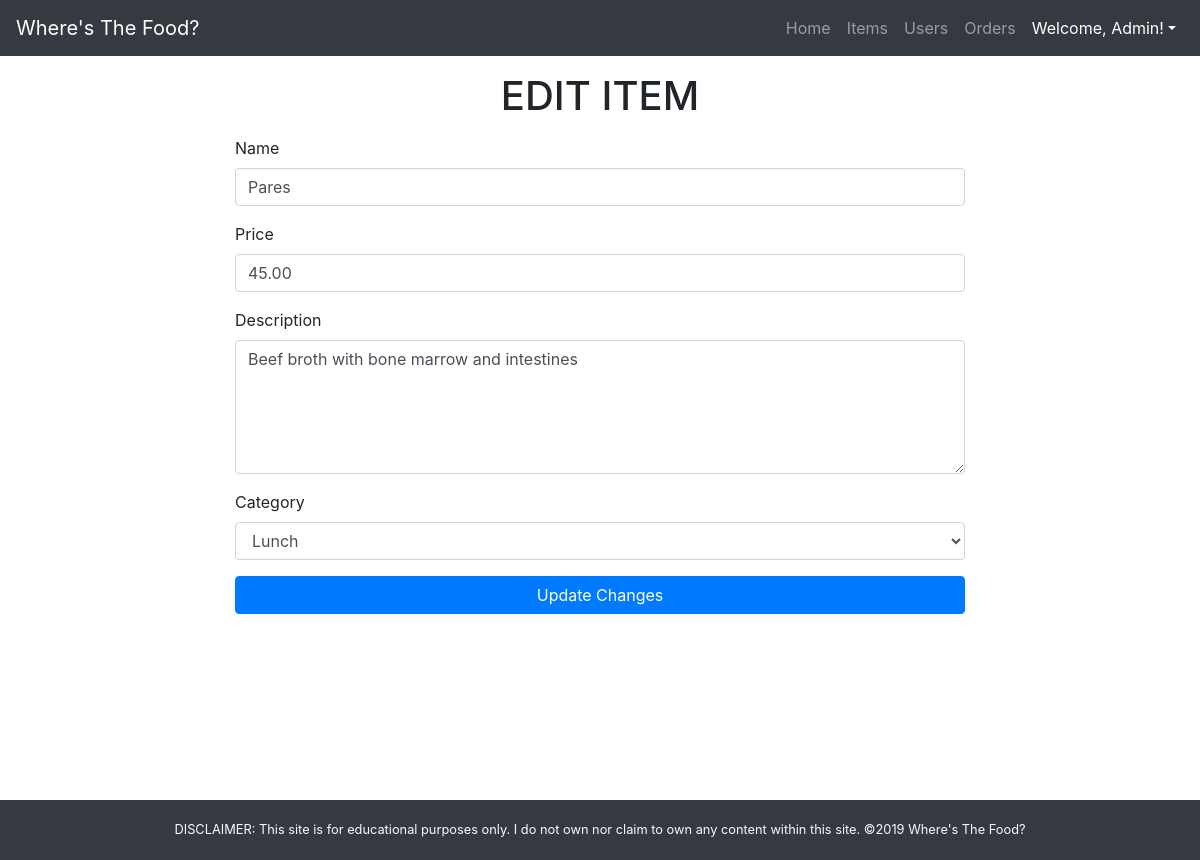
Screenshot of /app/views/edit_item.php?id=3 (signed in) with the database file from the repository.
### tables this page shows
CREATE TABLE `items` (
  `id` int(11) NOT NULL,
  `name` varchar(255) NOT NULL,
  `price` decimal(18,2) NOT NULL,
  `description` varchar(255) NOT NULL,
  `image_path` varchar(255) DEFAULT NULL,
  `category_id` int(11) NOT NULL
);

### app/views/edit_item.php (the view, shortened to what this page needs)
<?php
	require_once("../partials/template.php");
?>
<?php function get_page_content() { ?>
<?php global $conn ?>
	<?php if(isset($_SESSION["user"]) && $_SESSION["user"]["role_id"] == 1): ?>
	<?php
		$item_id = $_GET["id"];
		$sql = "SELECT * FROM items WHERE id=$item_id";
		$result = mysqli_query($conn, $sql);
		$item = mysqli_fetch_assoc($result);
	?>
	<div class="container">
		<div class="row">
			<div class="col-md-8 offset-md-2">
				<h1 class="my-3 text-center">EDIT ITEM</h1>
				<form action="../controllers/process_edit_item.php" method="POST">
					<div class="form-group">
						<label for="item_name">Name</label>
						<input id="item_name" name="item_name" class="form-control" type="text" value="<?php echo $item["name"] ?>" required>
					</div>
					<div class="form-group">
						<label for="item_price">Price</label>
						<input id="item_price" name="item_price" class="form-control" type="number" min="1" value="<?php echo $item["price"] ?>" required>
					</div>
					<div class="form-group">
						<label for="item_description">Description</label>
						<textarea id="item_description" name="item_description" class="form-control" rows="5"required><?php echo $item["description"] ?></textarea>
					</div>
					<div class="form-group">
						<label for="item_category">Category</label>
						<select name="item_category" id="item_category" class="form-control" required>
							<?php
								$sql2 = "SELECT * FROM categories";
								$result2 = mysqli_query($conn, $sql2);
								foreach ($result2 as $category) {
									extract($category);
									$selected = $item["category_id"] == $id ? 'selected': "";
									echo "<option value='" . $id ."' " . $selected . ">" . $name . "</option>";
								 }
							?>
						</select>
					</div>
					<button type="submit" class="btn btn-primary btn-block">Update Changes</button>
				</form>
			</div>
		</div>
	</div>
	<?php else:
		header("Location: ./error.php");
	endif;?>
<?php } ?>

### app/assets/css/style.css (style rules this page uses)
body { min-height: 100vh; position: relative; }

### rows the page displays
items: item_name "Pares", item_price "45.00", item_description "Beef broth with bone marrow and intestines"

### other values shown
$_SESSION["user"]["firstname"] "Admin"
form field item_category "Lunch"
